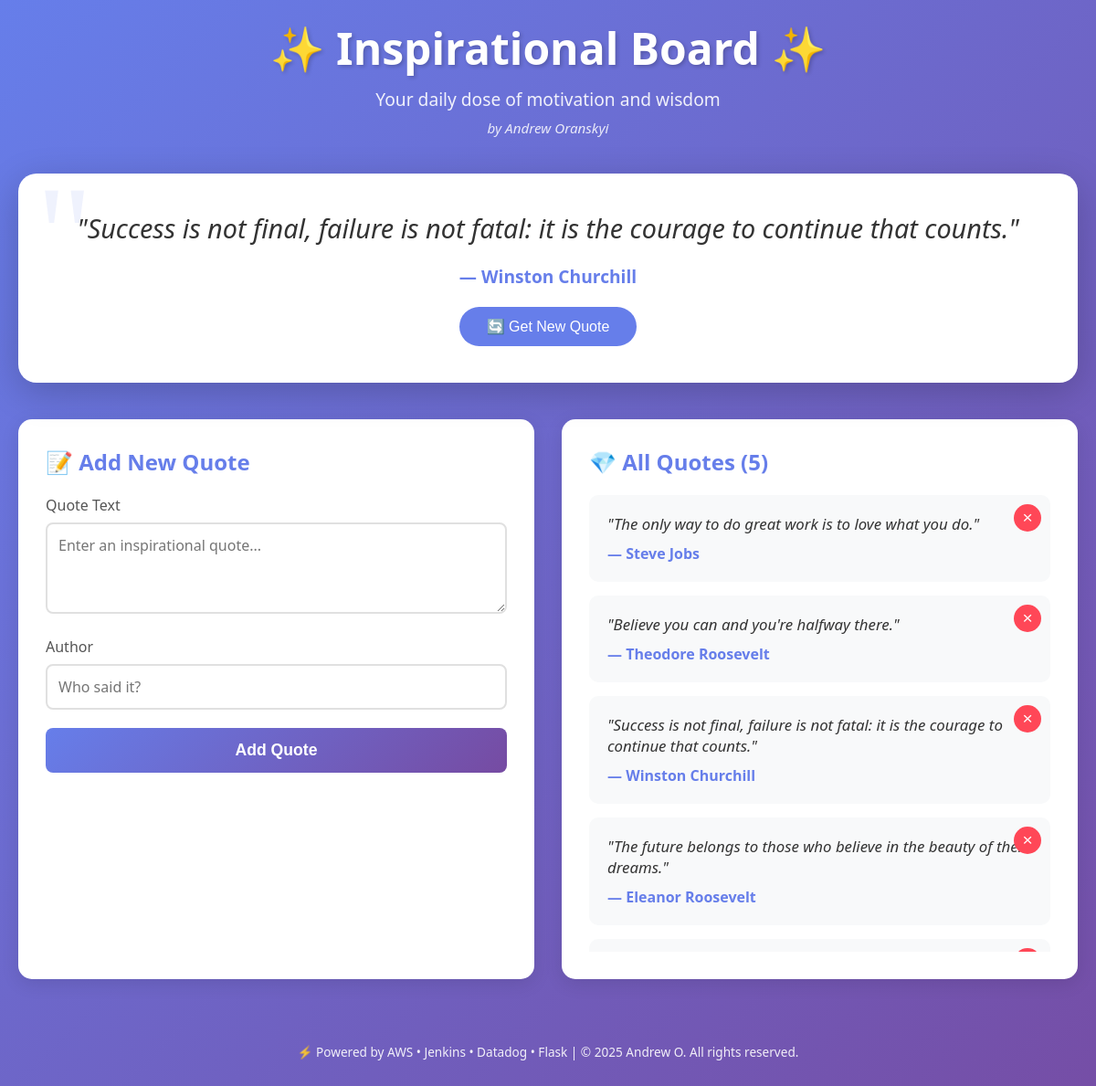
The page / on the database its author committed.
### tables this page shows
CREATE TABLE quotes (
            id INTEGER PRIMARY KEY AUTOINCREMENT,
            text TEXT NOT NULL,
            author TEXT NOT NULL,
            created_at TIMESTAMP DEFAULT CURRENT_TIMESTAMP
        );

### app.py (the view)
@app.route('/')
def index():
    conn = get_db_connection()
    quotes = conn.execute('SELECT * FROM quotes ORDER BY created_at DESC').fetchall()
    conn.close()
    random_quote = random.choice(quotes) if quotes else None
    return render_template('index.html', quotes=quotes, random_quote=random_quote)

### app.py (called while the page is built)
def get_db_connection():
    conn = sqlite3.connect(DATABASE)
    conn.row_factory = sqlite3.Row
    return conn

### templates/index.html (shortened to what this page needs)
<!DOCTYPE html>
<html lang="en">
<head>
</head>
<body>
    <div class="container">
        <header>
            <h1>✨ Inspirational Board ✨</h1>
            <p class="subtitle">Your daily dose of motivation and wisdom</p>
            <p class="author-credit">by Andrew Oranskyi</p>
        </header>
        {% if random_quote %}
        <div class="featured-quote" id="featuredQuote">
            <div class="quote-text">"{{ random_quote['text'] }}"</div>
            <div class="quote-author">— {{ random_quote['author'] }}</div>
            <button class="refresh-btn" onclick="refreshQuote()">🔄 Get New Quote</button>
        </div>
        {% endif %}
        <div class="content-wrapper">
            <div class="card">
                <h2>📝 Add New Quote</h2>
                <form id="quoteForm">
                    <div class="form-group">
                        <label for="quoteText">Quote Text</label>
                        <textarea id="quoteText" name="text" placeholder="Enter an inspirational quote..." required></textarea>
                    </div>
                    <div class="form-group">
                        <label for="quoteAuthor">Author</label>
                        <input type="text" id="quoteAuthor" name="author" placeholder="Who said it?" required>
                    </div>
                    <button type="submit" class="submit-btn">Add Quote</button>
                </form>
            </div>
            <div class="card">
                <h2>💎 All Quotes ({{ quotes|length }})</h2>
                <div class="quotes-list" id="quotesList">
                    {% if quotes %}
                        {% for quote in quotes %}
                        <div class="quote-item" data-id="{{ quote['id'] }}">
                            <button class="delete-btn" onclick="deleteQuote({{ quote['id'] }})" title="Delete quote">×</button>
                            <div class="quote-item-text">"{{ quote['text'] }}"</div>
                            <div class="quote-item-author">— {{ quote['author'] }}</div>
                        </div>
                        {% endfor %}
                    {% else %}
                        <div class="empty-state">
                            <p>No quotes yet. Add your first inspirational quote!</p>
                        </div>
                    {% endif %}
                </div>
            </div>
        </div>
        <footer>
            <p>⚡ Powered by AWS • Jenkins • Datadog • Flask | © 2025 Andrew O. All rights reserved.</p>
        </footer>
    </div>
</body>
</html>

### templates/index.html (style rules this page uses)
* { margin: 0; padding: 0; box-sizing: border-box; }
body { font-family: 'Segoe UI', Tahoma, Geneva, Verdana, sans-serif; background: linear-gradient(135deg, #667eea 0%, #764ba2 100%); min-height: 100vh; padding: 20px; color: #333; }
.container { max-width: 1200px; margin: 0 auto; }
header { text-align: center; color: white; margin-bottom: 40px; }
h1 { font-size: 3rem; margin-bottom: 10px; text-shadow: 2px 2px 4px rgba(0,0,0,0.2); }
.subtitle { font-size: 1.2rem; opacity: 0.9; }
.author-credit { font-size: 0.95rem; opacity: 0.85; margin-top: 8px; font-style: italic; }
footer { text-align: center; color: white; padding: 30px 20px; margin-top: 40px; font-size: 0.85rem; opacity: 0.9; }
.featured-quote { background: white; border-radius: 20px; padding: 40px; margin-bottom: 40px; box-shadow: 0 10px 40px rgba(0,0,0,0.2); text-align: center; position: relative; overflow: hidden; }
.featured-quote::before { content: '"'; position: absolute; top: -20px; left: 20px; font-size: 150px; color: #667eea; opacity: 0.1; font-family: Georgia, serif; }
.quote-text { font-size: 1.8rem; font-style: italic; margin-bottom: 20px; color: #333; position: relative; }
.quote-author { font-size: 1.2rem; color: #667eea; font-weight: 600; }
.refresh-btn { margin-top: 20px; padding: 12px 30px; background: #667eea; color: white; border: none; border-radius: 25px; cursor: pointer; font-size: 1rem; transition: all 0.3s ease; }
.content-wrapper { display: grid; grid-template-columns: 1fr 1fr; gap: 30px; margin-bottom: 40px; }
.card { background: white; border-radius: 15px; padding: 30px; box-shadow: 0 5px 20px rgba(0,0,0,0.1); }
.card h2 { color: #667eea; margin-bottom: 20px; font-size: 1.5rem; }
.form-group { margin-bottom: 20px; }
label { display: block; margin-bottom: 8px; color: #555; font-weight: 500; }
input, textarea { width: 100%; padding: 12px; border: 2px solid #e0e0e0; border-radius: 8px; font-size: 1rem; font-family: inherit; transition: border-color 0.3s ease; }
textarea { resize: vertical; min-height: 100px; }
.submit-btn { width: 100%; padding: 14px; background: linear-gradient(135deg, #667eea 0%, #764ba2 100%); color: white; border: none; border-radius: 8px; font-size: 1.1rem; font-weight: 600; cursor: pointer; transition: transform 0.2s ease; }
.quotes-list { max-height: 500px; overflow-y: auto; }
.quote-item { background: #f8f9fa; padding: 20px; border-radius: 10px; margin-bottom: 15px; position: relative; transition: transform 0.2s ease; }
.quote-item-text { font-style: italic; color: #333; margin-bottom: 10px; font-size: 1.05rem; }
.quote-item-author { color: #667eea; font-weight: 600; }
.delete-btn { position: absolute; top: 10px; right: 10px; background: #ff4757; color: white; border: none; border-radius: 50%; width: 30px; height: 30px; cursor: pointer; font-size: 1.2rem; line-height: 1; transition: background 0.3s ease; }

### rows shown on the page
quotes: text "Success is not final, failure is not fatal: it is the courage to continue that counts.", author "Winston Churchill"
quotes: text "The only way to do great work is to love what you do.", author "Steve Jobs"
quotes: text "Believe you can and you're halfway there.", author "Theodore Roosevelt"
quotes: text "The future belongs to those who believe in the beauty of their dreams.", author "Eleanor Roosevelt"

### other values the page prints
{{ quotes|length }} "5"
